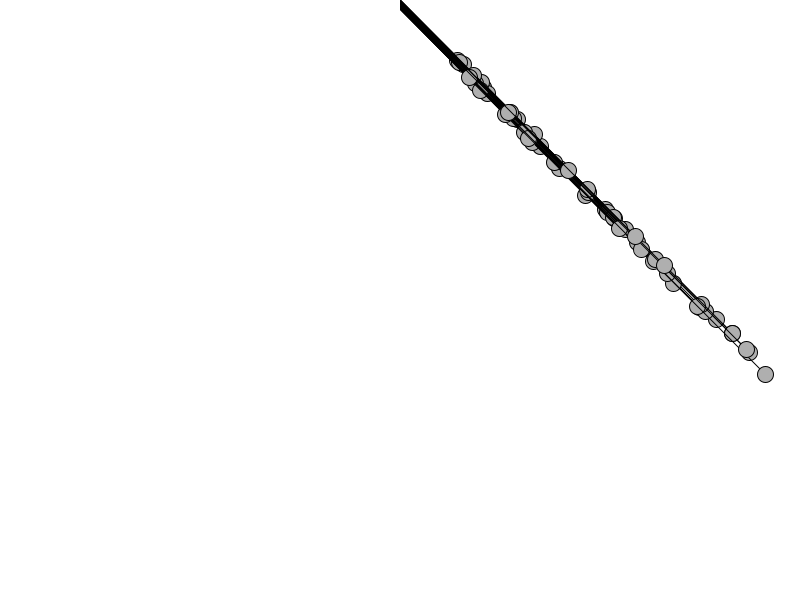
Frame 1 (no input)
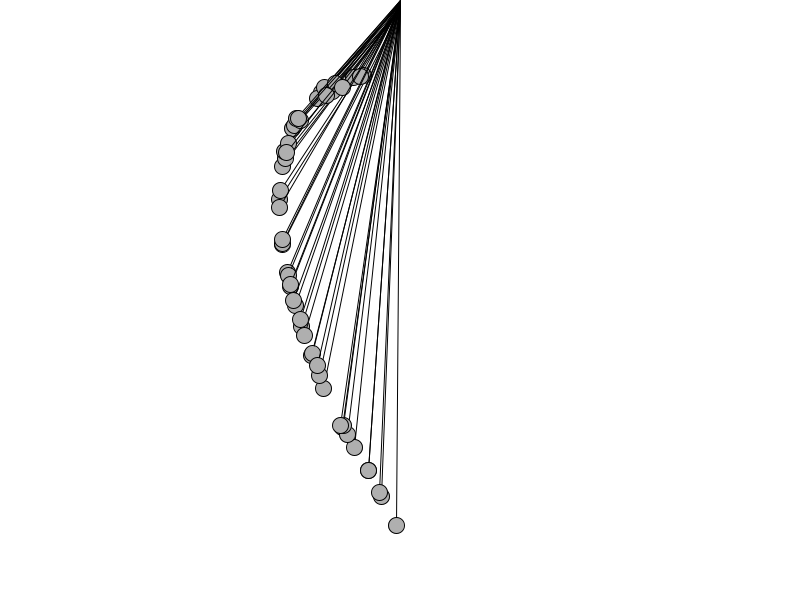
Frame 60 (the mouse pressed at the canvas centre just before this capture)
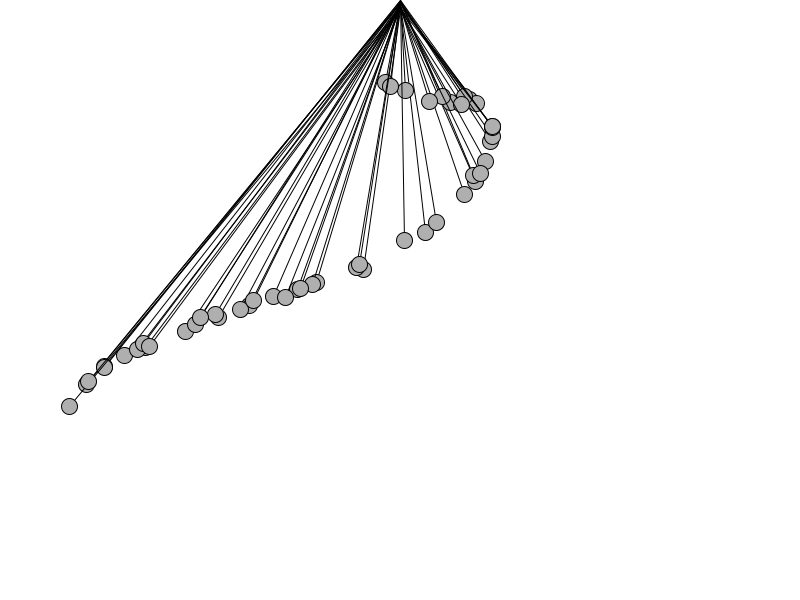
Frame 120 (the mouse held since frame 60 and released just before this capture)

The Processing sketch that drew these frames (run headless with seeded random() and noise(); from frame 60 on, the mouse is pressed at the canvas centre):

// Processing sketch: pendulum_swing
// ── pendulum_swing.pde
class Pendulum{
  PVector location;       // bob location
  PVector origin;        // location of arm origin  """
  float armLength;      // length of arm        _/\(0_0) _
  float angle;         // pendulum arm angle        | |\/
  float angleVelocity;// angle velocity             [ ]
  float angleAcc;    // angle acceleration         /   \
  float damping;    // arbitrary damping amount    I   I
  
  Pendulum(PVector origin_, float r_){
    origin = origin_.get();
    location = new PVector();
    armLength = r_;
    angle = PI/4;
    
    angleVelocity = 0.0;
    angleAcc = 0.0;
    damping = 0.998;
  }
  
  void go(){
    update();
    display();
  }
  
  void update(){
    float gravity = 0.4;
    angleAcc = (-1 * gravity / armLength) * sin(angle);
    angleVelocity += angleAcc;
    angle += angleVelocity;
    angleVelocity *= damping;
  }
  void display(){
    location.set(armLength*sin(angle), armLength*cos(angle),0);
    location.add(origin);
    stroke(0);
    line(origin.x, origin.y, location.x, location.y);
    fill(175);
    ellipse(location.x, location.y, 16, 16);
  }
}

Pendulum[] p = new Pendulum[50];

void setup(){
  size(800, 600);
  for(int i=0; i < p.length; i++){
    p[i] = new Pendulum(new PVector(width/2, random(0, 10)), random(75, 550));
  }
}

void draw(){
  background(255);
  for(int i=0; i < p.length; i++){
    p[i].go();
  }
}
